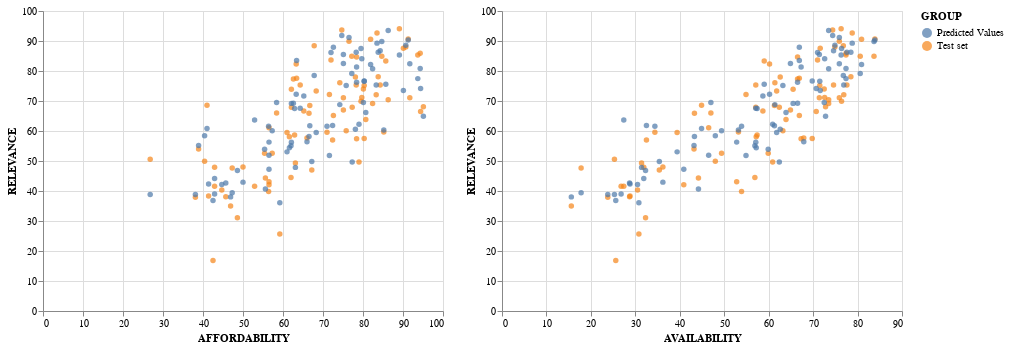

The notebook cell this image was saved under:
### Markdown cell above
with a strong, affordable, available internet comes a better online community that generates relevant content for the country/culture

### Code cell
affordability | availability

### Figure 1 — Vega-Lite specification as saved in the notebook (floating-point values rounded to 4 significant figures; data arrays with more than 128 entries replaced by an {"elided": "..."} marker saying what was removed)
{"config": {"view": {"continuousWidth": 400, "continuousHeight": 300}}, "hconcat": [{"mark": "circle", "encoding": {"color": {"type": "nominal", "field": "GROUP"}, "x": {"type": "quantitative", "field": "AFFORDABILITY"}, "y": {"type": "quantitative", "field": "RELEVANCE"}}, "selection": {"selector001": {"type": "interval", "bind": "scales", "encodings": ["x", "y"]}}}, {"mark": "circle", "encoding": {"color": {"type": "nominal", "field": "GROUP"}, "x": {"type": "quantitative", "field": "AVAILABILITY"}, "y": {"type": "quantitative", "field": "RELEVANCE"}}, "selection": {"selector002": {"type": "interval", "bind": "scales", "encodings": ["x", "y"]}}}], "data": {"name": "data-8bc2efa4199d0ab5eb69eed1b0e28c07"}, "$schema": "https://vega.github.io/schema/vega-lite/v4.8.1.json", "datasets": {"data-8bc2efa4199d0ab5eb69eed1b0e28c07": {"elided": "172 records"}}}
